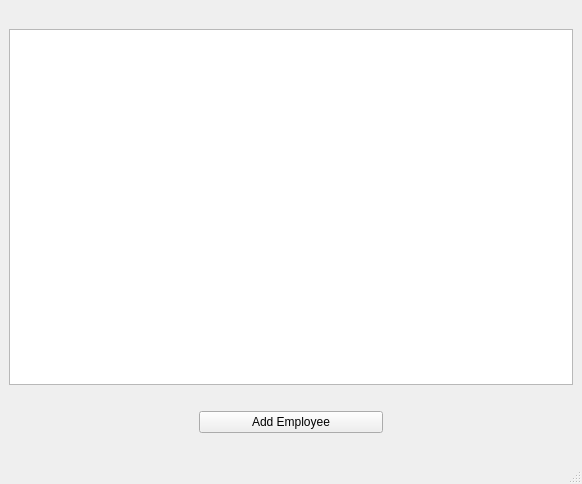
<?xml version="1.0" encoding="UTF-8"?>
<ui version="4.0">
 <class>MainWindow</class>
 <widget class="QMainWindow" name="MainWindow">
  <property name="geometry">
   <rect>
    <x>0</x>
    <y>0</y>
    <width>582</width>
    <height>484</height>
   </rect>
  </property>
  <property name="windowTitle">
   <string>Employee manager</string>
  </property>
  <widget class="QWidget" name="centralwidget">
   <layout class="QGridLayout" name="gridLayout">
    <item row="2" column="1">
     <spacer name="horizontalSpacer_2">
      <property name="orientation">
       <enum>Qt::Horizontal</enum>
      </property>
      <property name="sizeHint" stdset="0">
       <size>
        <width>40</width>
        <height>20</height>
       </size>
      </property>
     </spacer>
    </item>
    <item row="0" column="1">
     <spacer name="horizontalSpacer">
      <property name="orientation">
       <enum>Qt::Horizontal</enum>
      </property>
      <property name="sizeHint" stdset="0">
       <size>
        <width>40</width>
        <height>20</height>
       </size>
      </property>
     </spacer>
    </item>
    <item row="4" column="1">
     <spacer name="horizontalSpacer_3">
      <property name="orientation">
       <enum>Qt::Horizontal</enum>
      </property>
      <property name="sizeHint" stdset="0">
       <size>
        <width>40</width>
        <height>20</height>
       </size>
      </property>
     </spacer>
    </item>
    <item row="3" column="1">
     <widget class="QPushButton" name="addEmployeeDialog">
      <property name="text">
       <string>Add Employee</string>
      </property>
     </widget>
    </item>
    <item row="3" column="0">
     <spacer name="horizontalSpacer_4">
      <property name="orientation">
       <enum>Qt::Horizontal</enum>
      </property>
      <property name="sizeHint" stdset="0">
       <size>
        <width>40</width>
        <height>20</height>
       </size>
      </property>
     </spacer>
    </item>
    <item row="3" column="2">
     <spacer name="horizontalSpacer_5">
      <property name="orientation">
       <enum>Qt::Horizontal</enum>
      </property>
      <property name="sizeHint" stdset="0">
       <size>
        <width>40</width>
        <height>20</height>
       </size>
      </property>
     </spacer>
    </item>
    <item row="1" column="0" colspan="3">
     <widget class="QTableWidget" name="employeeTables">
      <property name="rowCount">
       <number>0</number>
      </property>
      <property name="columnCount">
       <number>0</number>
      </property>
     </widget>
    </item>
   </layout>
  </widget>
  <widget class="QMenuBar" name="menubar">
   <property name="geometry">
    <rect>
     <x>0</x>
     <y>0</y>
     <width>582</width>
     <height>21</height>
    </rect>
   </property>
  </widget>
  <widget class="QStatusBar" name="statusbar"/>
 </widget>
 <resources/>
 <connections/>
</ui>
